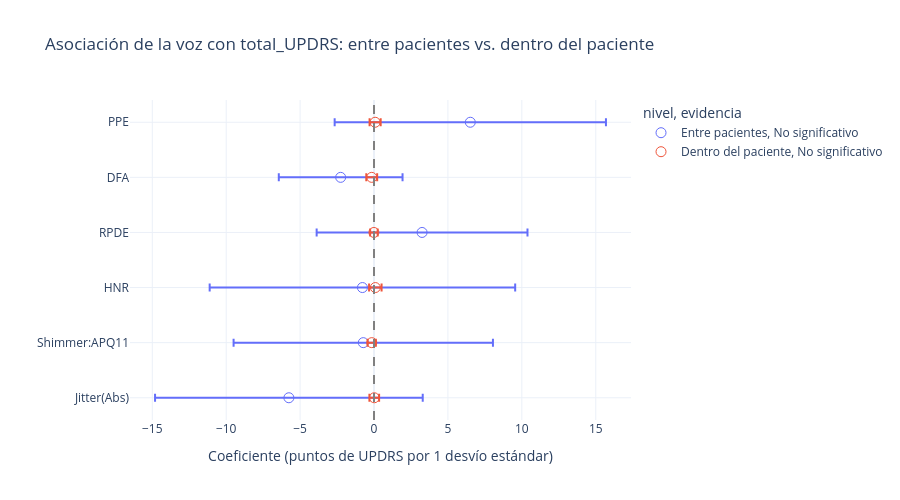

Source (notebook cell):
### Code cell
voz = coefs[coefs["nivel"] != "Otros"].copy()
voz["error_sup"] = voz["ic_sup"] - voz["coef"]
voz["error_inf"] = voz["coef"] - voz["ic_inf"]
voz["evidencia"] = voz["significativo"].map({True: "p < 0,05", False: "No significativo"})
fig = px.scatter(voz, x="coef", y="variable", color="nivel", error_x="error_sup", error_x_minus="error_inf",
                 symbol="evidencia", symbol_map={"p < 0,05": "circle", "No significativo": "circle-open"},
                 title=f"Asociación de la voz con {OBJETIVO}: entre pacientes vs. dentro del paciente",
                 labels={"coef": "Coeficiente (puntos de UPDRS por 1 desvío estándar)", "variable": ""})
fig.add_vline(x=0, line_dash="dash", line_color="gray")
fig.update_traces(marker_size=10)
fig.update_layout(height=500)
guardar(fig, "03_coeficientes_entre_dentro")
fig

### Figure 1 — Plotly figure (JSON) as saved in the notebook; plotly's stock layout.template omitted (floating-point values rounded to 4 significant figures)
{"data": [{"error_x": {"array": [9.054, 8.772, 10.33, 7.131, 4.185, 9.176], "arrayminus": [9.054, 8.772, 10.33, 7.131, 4.185, 9.176]}, "hovertemplate": "nivel=Entre pacientes<br>evidencia=No significativo<br>Coeficiente (puntos de UPDRS por 1 desvío estándar)=%{x}<br>=%{y}<extra></extra>", "legendgroup": "Entre pacientes, No significativo", "marker": {"color": "#636efa", "size": 10, "symbol": "circle-open"}, "mode": "markers", "name": "Entre pacientes, No significativo", "orientation": "h", "showlegend": true, "type": "scatter", "x": [-5.758, -0.7274, -0.784, 3.251, -2.256, 6.514], "xaxis": "x", "y": ["Jitter(Abs)", "Shimmer:APQ11", "HNR", "RPDE", "DFA", "PPE"], "yaxis": "y"}, {"error_x": {"array": [0.3277, 0.2779, 0.4227, 0.2536, 0.3674, 0.375], "arrayminus": [0.3277, 0.2779, 0.4227, 0.2536, 0.3674, 0.375]}, "hovertemplate": "nivel=Dentro del paciente<br>evidencia=No significativo<br>Coeficiente (puntos de UPDRS por 1 desvío estándar)=%{x}<br>=%{y}<extra></extra>", "legendgroup": "Dentro del paciente, No significativo", "marker": {"color": "#EF553B", "size": 10, "symbol": "circle-open"}, "mode": "markers", "name": "Dentro del paciente, No significativo", "orientation": "h", "showlegend": true, "type": "scatter", "x": [0.01714, -0.1518, 0.0888, -0.007077, -0.1547, 0.07522], "xaxis": "x", "y": ["Jitter(Abs)", "Shimmer:APQ11", "HNR", "RPDE", "DFA", "PPE"], "yaxis": "y"}], "layout": {"height": 500, "legend": {"title": {"text": "nivel, evidencia"}, "tracegroupgap": 0}, "shapes": [{"line": {"color": "gray", "dash": "dash"}, "type": "line", "x0": 0, "x1": 0, "xref": "x", "y0": 0, "y1": 1, "yref": "y domain"}], "title": {"text": "Asociación de la voz con total_UPDRS: entre pacientes vs. dentro del paciente"}, "xaxis": {"anchor": "y", "domain": [0.0, 1.0], "title": {"text": "Coeficiente (puntos de UPDRS por 1 desvío estándar)"}}, "yaxis": {"anchor": "x", "domain": [0.0, 1.0], "title": {"text": ""}}}}
